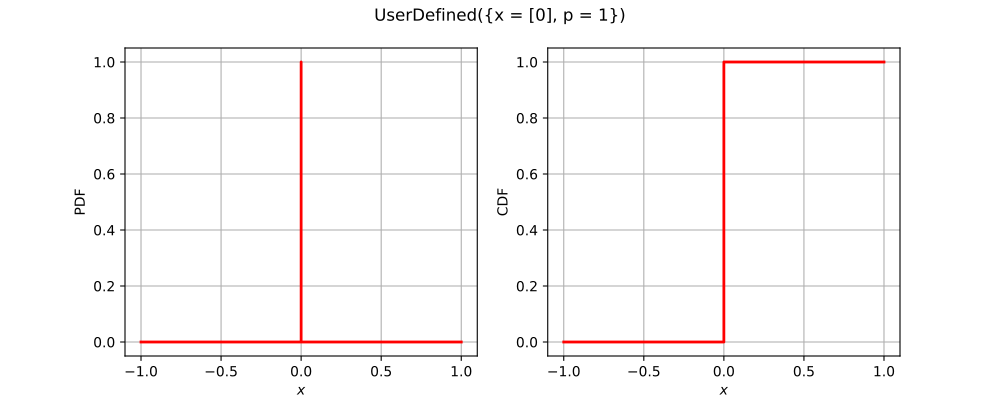

Generate this figure with Python:
import openturns as ot
from matplotlib import pyplot as plt
from openturns.viewer import View
if ot.UserDefined().__class__.__name__ == 'ComposedDistribution':
    correlation = ot.CorrelationMatrix(2)
    correlation[1, 0] = 0.25
    aCopula = ot.NormalCopula(correlation)
    marginals = [ot.Normal(1.0, 2.0), ot.Normal(2.0, 3.0)]
    distribution = ot.ComposedDistribution(marginals, aCopula)
elif ot.UserDefined().__class__.__name__ == 'CumulativeDistributionNetwork':
    distribution = ot.CumulativeDistributionNetwork([ot.Normal(2),ot.Dirichlet([0.5, 1.0, 1.5])], ot.BipartiteGraph([[0,1], [0,1]]))
elif ot.UserDefined().__class__.__name__ == 'Histogram':
    distribution = ot.Histogram([-1.0, 0.5, 1.0, 2.0], [0.45, 0.4, 0.15])
else:
    distribution = ot.UserDefined()
dimension = distribution.getDimension()
if dimension == 1:
    distribution.setDescription(['$x$'])
    pdf_graph = distribution.drawPDF()
    cdf_graph = distribution.drawCDF()
    fig = plt.figure(figsize=(10, 4))
    plt.suptitle(str(distribution))
    pdf_axis = fig.add_subplot(121)
    cdf_axis = fig.add_subplot(122)
    View(pdf_graph, figure=fig, axes=[pdf_axis], add_legend=False)
    View(cdf_graph, figure=fig, axes=[cdf_axis], add_legend=False)
elif dimension == 2:
    distribution.setDescription(['$x_1$', '$x_2$'])
    pdf_graph = distribution.drawPDF()
    fig = plt.figure(figsize=(10, 5))
    plt.suptitle(str(distribution))
    pdf_axis = fig.add_subplot(111)
    View(pdf_graph, figure=fig, axes=[pdf_axis], add_legend=False)
